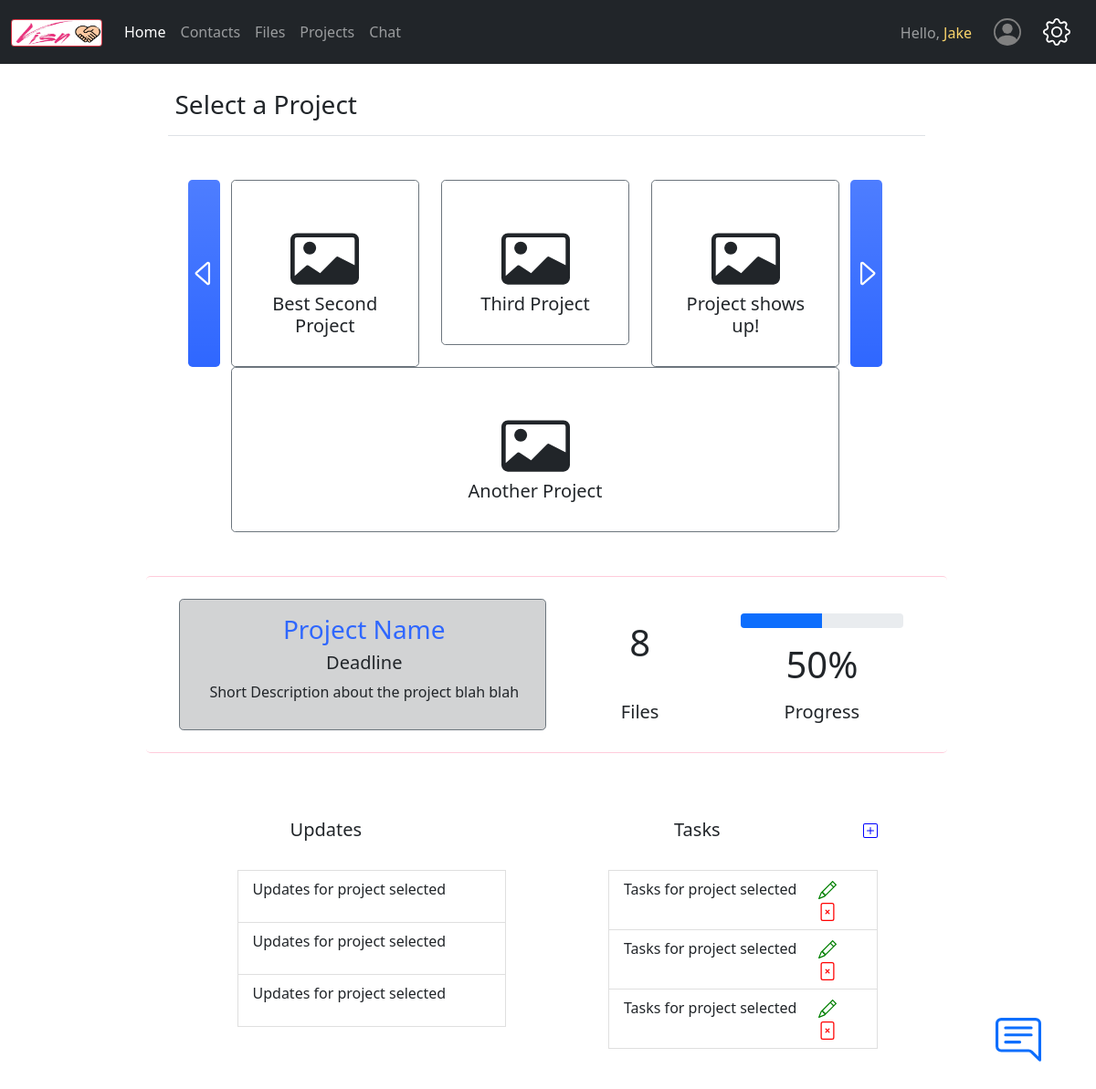
Page /dashboard/ (signed in) on the committed database.
### accounts/models.py (models this page shows)
class DjUser(AbstractUser):
    userType = models.IntegerField(default=1,choices=((1, 'client'), (2, 'Freelancer')))

### projects/models.py (models this page shows, shortened)
class Project(models.Model):
    freelancer = models.ForeignKey(settings.AUTH_USER_MODEL, on_delete=models.CASCADE, related_name='freelancer')
    client = models.ForeignKey(settings.AUTH_USER_MODEL, on_delete=models.CASCADE, related_name='client')
    name = models.CharField(max_length=100, null=False)
    deadline = models.DateField()
    discription = models.TextField()

### dashboard/views.py (the view)
# urls.py: path('', DashboardView.as_view(), name='dashboard'),
class DashboardView(ProjectsPageView,TemplateView):
    template_name = 'dashboard/dashboard.html'

### projects/views.py (called while the page is built)
    def get_context_data(self, **kwargs):
        context = super().get_context_data(**kwargs)
        search_text = self.request.GET.get('search_text')
        if self.request.user.userType == 1:
            projects = Project.objects.filter(client=self.request.user)
            if projects and search_text:
                projects = projects.filter(name__contains=search_text)
            context['projects'] = projects
        else:
            projects = Project.objects.filter(freelancer=self.request.user)
            if projects and search_text:
                projects = projects.filter(name__contains=search_text)
            context['projects'] = projects
        results = []
        for i in range(math.ceil(projects.count()/3)):
            results.append(projects[i * 3: (i+1) * 3])
        context['projects'] = results
        return context

### dashboard/templates/dashboard/dashboard.html (shortened to what this page needs)
{% extends 'dashboard/base.html' %}
{% load static %}
    {% block content %}
        <div class="row mt-3 pe-0 me-0 position-relative">
            <div class="container col-md-9">
                <section class="ms-2 mt-1">
                    <div class="container" >
                        <div class="container d-flex justify-content-between border-bottom p-2">
                            <h3 class="d-flex">
                                Select a Project
                            </h3>
                        </div>
                        <div class="container mt-5 ps-0">
                            <div class="row">
                                <div class="col pe-0">
                                    <div class="rounded-3  bg-gradient" type="button" data-bs-target="#carouselExampleDark" data-bs-slide="prev" style="width:35px;float: right;background-color:rgb(47, 103, 255);">
                                        <svg xmlns="http://www.w3.org/2000/svg" width="35" height="205" fill="white" class="bi bi-caret-left" viewBox="0 0 16 16">
                                            <path d="M10 12.796V3.204L4.519 8 10 12.796zm-.659.753-5.48-4.796a1 1 0 0 1 0-1.506l5.48-4.796A1 1 0 0 1 11 3.204v9.592a1 1 0 0 1-1.659.753z"/>
                                        </svg>
                                    </div>
                                </div>
                                <div class="col-md-10">
                                    <div id="carouselExampleDark" class="carousel carousel-dark" data-bs-interval="false">
                                        <div class="carousel-inner">
                                            <div class="carousel-item active" data-bs-interval="false">
                                                {% for group_project in projects %}
                                                <div class="row">
                                                    {% for project in group_project %}
                                                            <div class="col">
                                                                <div class="container text-center p-4 pt-5 border border-secondary rounded-3" height="150">
                                                                    <h5>{{project.name}}</h5>
                                                                </div>
                                                            </div>
                                                    {%endfor%}
                                                </div>
                                                {%endfor%}
                                            </div>
                                        </div>
                                    </div>
                                </div>
                                <div class="col ps-0">
                                    <div class="rounded-3  bg-gradient" type="button"  data-bs-target="#carouselExampleDark" data-bs-slide="next" style="width:35px;float: left;background-color:rgb(47, 103, 255);">
                                        <svg xmlns="http://www.w3.org/2000/svg" width="35" height="205" fill="white" class="bi bi-caret-right" viewBox="0 0 16 16">
                                            <path d="M6 12.796V3.204L11.481 8 6 12.796zm.659.753 5.48-4.796a1 1 0 0 0 0-1.506L6.66 2.451C6.011 1.885 5 2.345 5 3.204v9.592a1 1 0 0 0 1.659.753z"/>
                                        </svg>
                                    </div>
                                </div>
                            </div>
                        </div>
                    </div>
                </section>
                <section class="ms-2 mt-5 pb-4 rounded-3" style="border-top: solid 1px rgba(255, 0, 76,.2);border-bottom: solid 1px rgba(255, 0, 76,.2);">
                    <div class="container" >
                        <div class="container mt-4">
                            <div class="row">
                                <div class="col pt-3 ps-3 border border-secondary rounded-3 text-center" style="background-color:rgba(33,37,41,.2);" height="150">
                                    <div class="col-9 w-100">
                                        <h3 class="" style="color:rgb(47, 103, 255);">Project Name</h3>
                                        <h5 class="">Deadline</h2>
                                        <p>Short Description about the project blah blah</p>
                                    </div>
                                </div>
                                <div class="col-3 text-center mt-4 ps-3" height="150">
                                    <h1 class="">8</h1>
                                    <h5 class="pt-4 mt-3">Files</h5>
                                </div>
                                <div class="col-3 text-center mt-3" height="150">
                                    <div class="progress">
                                        <div class="progress-bar w-50" role="progressbar" aria-valuenow="50" aria-valuemin="0" aria-valuemax="100"></div>
                                    </div>
                                    <h1 class="pt-3 mb-3">50%</h1>
                                    <h5 class="">Progress</h5>
                                </div>
                            </div>
                        </div>
                    </div>
                </section>
                <section class="container mt-5 pt-2">
                    <div class="container">
                        <div class="row mt-3 text-left">
                            <h5 class="col-5 text-center">Updates</h5>
                            <div class="col"></div>
                            <h5 class="col-5 text-center">Tasks</h5>
                            <div class="col">
                            </div>
                        </div>
                        <div class="row">
                            <div class="col mt-2 mx-4 rounded-3 p-3 text-start" style="height:25vh;">
                                <div class="">
                                    <ul>
                                        <li class="list-group-item">
                                            <p>Updates for project selected</p>
                                        </li>
                                        <li class="list-group-item">
                                            <p>Updates for project selected</p>
                                        </li>
                                        <li class="list-group-item">
                                            <p>Updates for project selected</p>
                                        </li>
                                    </ul>
                                </div>
                            </div>
                            <div class="col mt-2 mx-4 rounded-3 p-3 text-start" id="myTabContent" style="height:25vh;">
                                <div class="tab-pane fade show active" id="updates" role="tabpanel" aria-labelledby="updates-tab">
                                    <ul>
                                        <li class="list-group-item">
                                            <div class="">
                                                <div class="row">
                                                    <div class="col-9">
                                                        <p>Tasks for project selected</p>
                                                    </div>
                                                    <div class="col">
                                                        <div class="row">
                                                            <div class="col">
                                                            </div>
                                                            <div class="col">
                                                            </div>
                                                        </div>
                                                    </div>
                                                </div>
                                            </div>
                                        </li>
                                        <li class="list-group-item">
                                            <div class="">
                                                <div class="row">
                                                    <div class="col-9">
                                                        <p>Tasks for project selected</p>
                                                    </div>
                                                    <div class="col">
                                                        <div class="row">
                                                            <div class="col">
                                                            </div>
                                                            <div class="col">
                                                            </div>
                                                        </div>
                                                    </div>
                                                </div>
                                            </div>
                                        </li>
                                        <li class="list-group-item">
                                            <div class="">
                                                <div class="row">
                                                    <div class="col-9">
                                                        <p>Tasks for project selected</p>
                                                    </div>
                                                    <div class="col">
                                                        <div class="row">
                                                            <div class="col">
                                                            </div>
                                                            <div class="col">
                                                            </div>
                                                        </div>
                                                    </div>
                                                </div>
                                            </div>
                                        </li>
                                    </ul>
                                </div>
                            </div>
                        </div>
                    </div>
                </section>
            </div>
        </div>
    {% endblock content %}

### dashboard/templates/dashboard/navbar.html (shortened to what this page needs)
{% load static %}
<nav class="sticky-top navbar navbar-expand-md navbar-dark bg-dark pb-1 pt-1" aria-label="Fourth navbar example">
    <div class="container-fluid">
        <a class="navbar-brand" href="#"><img src="{% static 'images/visn-logo.png' %}" class="rounded-1 border border-danger" width="100" height="30"></a>
        <div class="navbar-collapse collapse" id="navbarsExample04">
            <ul class="navbar-nav me-auto mb-md-0">
                <li class="nav-item">
                    <a class="nav-link active" aria-current="page" href="{% url 'dashboard' %}">Home</a>
                </li>
                <li class="nav-item">
                    <a class="nav-link" href="{% url 'contacts' %}">Contacts</a>
                </li>
                <li class="nav-item">
                    <a class="nav-link" href="{% url 'files' %}">Files</a>
                </li>
                <li class="nav-item">
                    <a class="nav-link" href="{% url 'projects' %}">Projects</a>
                </li>
                <li class="nav-item">
                    <a class="nav-link" href="{% url 'chat:chat' %}">Chat</a>
                </li>
            </ul>
            <div class="navbar-nav">
                <div class="nav-item mt-2 me-2 pt-1">
                    <a class="nav-link">Hello, <span style="color:rgb(250, 212, 107);">{{request.user.username}}</span></a>
                </div>
                <div class="collapse navbar-collapse" id="navbarNavDarkDropdown">
                    <ul class="navbar-nav">
                        <li class="nav-item dropdown">
                            <a class="nav-link" href="#" id="navbarDarkDropdownMenuLink" role="button" data-bs-toggle="dropdown" aria-expanded="false">
                            </a>
                        </li>
                    </ul>
                </div>
                <div class="nav-link">
                    <div class="collapse navbar-collapse" id="navbarNavDarkDropdown">
                        <ul class="navbar-nav">
                            <li class="nav-item dropdown">
                                <a class="nav-link" href="#" id="navbarDarkDropdownMenuLink" role="button" data-bs-toggle="dropdown" aria-expanded="false">
                                </a>
                            </li>
                        </ul>
                    </div>
                </div>
            </div>
        </div>
    </div>
</nav>

### rows in the picture
DjUser: user.username "Jake"
Project: name "Best Second Project"
Project: name "Third Project"
Project: name "Project shows up!"
Project: name "Another Project"
